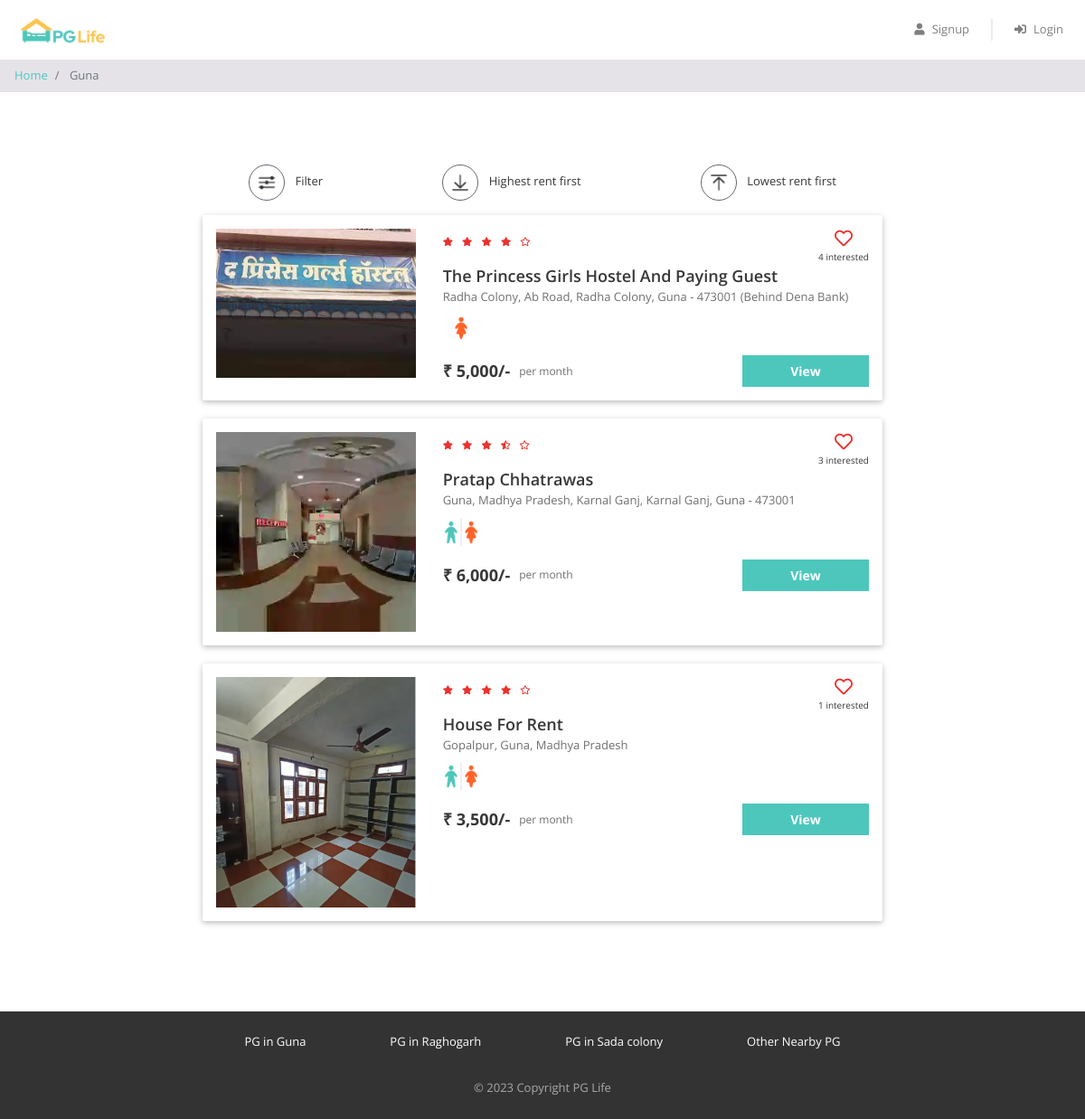
Screenshot of /property_list.php?city=Guna with the database file from the repository.
### tables this page shows
CREATE TABLE `properties` (
  `id` int(11) NOT NULL,
  `city_id` int(11) NOT NULL,
  `name` varchar(150) NOT NULL,
  `address` varchar(255) NOT NULL,
  `description` longtext NOT NULL,
  `gender` enum('male','female','unisex') NOT NULL,
  `rent` int(11) NOT NULL,
  `rating_clean` float(2,1) NOT NULL,
  `rating_food` float(2,1) NOT NULL,
  `rating_safety` float(2,1) NOT NULL
);

### property_list.php (the view, shortened to what this page needs)
<?php
require "includes/database_connect.php";
$city_name = $_GET["city"];
$sql_1 = "SELECT * FROM cities WHERE name = '$city_name'";
$result_1 = mysqli_query($conn, $sql_1);
$city = mysqli_fetch_assoc($result_1);
$city_id = $city['id'];
$sql_2 = "SELECT * FROM properties WHERE city_id = $city_id";
$result_2 = mysqli_query($conn, $sql_2);
$properties = mysqli_fetch_all($result_2, MYSQLI_ASSOC);
$sql_3 = "SELECT *
            FROM interested_users_properties iup
            INNER JOIN properties p ON iup.property_id = p.id
            WHERE p.city_id = $city_id";
$result_3 = mysqli_query($conn, $sql_3);
$interested_users_properties = mysqli_fetch_all($result_3, MYSQLI_ASSOC);
?>
<!DOCTYPE html>
<html lang="en">
<head>
    <?php
    include "includes/head_links.php";
    ?>
    <link href="css/property_list.css" rel="stylesheet" />
</head>
<body>
    <?php
    include "includes/header.php";
    ?>
    <nav aria-label="breadcrumb">
        <ol class="breadcrumb py-2">
            <li class="breadcrumb-item">
                <a href="index.php">Home</a>
            </li>
            <li class="breadcrumb-item active" aria-current="page">
                <?php echo $city_name; ?>
            </li>
        </ol>
    </nav>
    <div class="page-container">
        <div class="filter-bar row justify-content-around">
            <div class="col-auto" data-toggle="modal" data-target="#filter-modal">
                <img src="img/filter.png" alt="filter" />
                <span>Filter</span>
            </div>
            <div class="col-auto">
                <img src="img/desc.png" alt="sort-desc" />
                <span>Highest rent first</span>
            </div>
            <div class="col-auto">
                <img src="img/asc.png" alt="sort-asc" />
                <span>Lowest rent first</span>
            </div>
        </div>
        <?php
        foreach ($properties as $property) {
            $property_images = glob("img/properties/" . $property['id'] . "/*");
        ?>
            <div class="property-card property-id-<?= $property['id'] ?> row">
                <div class="image-container col-md-4">
                    <img src="<?= $property_images[0] ?>" />
                </div>
                <div class="content-container col-md-8">
                    <div class="row no-gutters justify-content-between">
                        <?php
                        $total_rating = ($property['rating_clean'] + $property['rating_food'] + $property['rating_safety']) / 3;
                        $total_rating = round($total_rating, 1);
                        ?>
                        <div class="star-container" title="<?= $total_rating ?>">
                            <?php
                            $rating = $total_rating;
                            for ($i = 0; $i < 5; $i++) {
                                if ($rating >= $i + 0.8) {
                            ?>
                                    <i class="fas fa-star"></i>
                                <?php
                                } elseif ($rating >= $i + 0.3) {
                                ?>
                                    <i class="fas fa-star-half-alt"></i>
                                <?php
                                } else {
                                ?>
                                    <i class="far fa-star"></i>
                            <?php
                                }
                            }
                            ?>
                        </div>
                        <div class="interested-container">
                            <?php
                            $interested_users_count = 0;
                            $is_interested = false;
                            foreach ($interested_users_properties as $interested_user_property) {
                                if ($interested_user_property['property_id'] == $property['id']) {
                                    $interested_users_count++;
                                }
                            }
                            if ($is_interested) {
                            ?>
                                <i class="is-interested-image fas fa-heart" property_id="<?= $property['id'] ?>"></i>
                            <?php
                            } else {
                            ?>
                                <i class="is-interested-image far fa-heart" property_id="<?= $property['id'] ?>"></i>
                            <?php
                            }
                            ?>
                            <div class="interested-text">
                                <span class="interested-user-count"><?= $interested_users_count ?></span> interested
                            </div>
                        </div>
                    </div>
                    <div class="detail-container">
                        <div class="property-name"><?= $property['name'] ?></div>
                        <div class="property-address"><?= $property['address'] ?></div>
                        <div class="property-gender">
                            <?php
                            if ($property['gender'] == "male") {
                            ?>
                                <img src="img/male.png" />
                            <?php
                            } elseif ($property['gender'] == "female") {
                            ?>
                                <img src="img/female.png" />
                            <?php
                            } else {
                            ?>
                                <img src="img/unisex.png" />
                            <?php
                            }
                            ?>
                        </div>
                    </div>
                    <div class="row no-gutters">
                        <div class="rent-container col-6">
                            <div class="rent">₹ <?= number_format($property['rent']) ?>/-</div>
                            <div class="rent-unit">per month</div>
                        </div>
                        <div class="button-container col-6">
                            <a href="property_detail.php?property_id=<?= $property['id'] ?>" class="btn btn-primary">View</a>
                        </div>
                    </div>
                </div>
            </div>
        <?php
        }
        ?>
    </div>
    <?php
    include "includes/footer.php";
    ?>
</body>
</html>

### css/common.css (style rules this page uses)
* { box-sizing: border-box; font-family: 'Open Sans', sans-serif; }
body { color: #373737; font-size: 16px; position: relative; }
.btn-primary, .btn-warning, .btn-danger { color: white; font-weight: bold; }
.breadcrumb { background-color: #e5e3e8; font-size: 13px; border-radius: 0px; margin-bottom: 0px; }
.page-container { max-width: 800px; padding: 80px 24px; margin: auto; }

### css/property_list.css (style rules this page uses)
.filter-bar > div { cursor: pointer; font-size: 13px; text-align: center; margin-bottom: 16px; }
.filter-bar img { width: 40px; height: 40px; border-radius: 40px; border: 1px solid #646870; padding: 6px; margin-right: 8px; }
.property-card { background-color: #ffffff; border-radius: 2px; padding: 15px 0px; margin: 0px auto 20px; box-shadow: 0 2px 5px 0 rgba(0, 0, 0, 0.16), 0 2px 10px 0 rgba(0, 0, 0, 0.12); }
.image-container { text-align: center; }
.image-container img { width: 100%; max-width: 300px; }
.star-container i { color: #EA322E; font-size: 10px; margin-right: 6px; }
.interested-container { text-align: center; }
.interested-container i { color: #EA322E; font-size: 20px; cursor: pointer; }
.interested-text { font-size: 10px; }
.detail-container { padding-bottom: 10px; }
.property-name { font-size: 18px; font-weight: 600; }
.property-address { color: #6f6f6f; font-size: 13px; padding-bottom: 5px; }
.property-gender img { width: 40px; }
.rent-container { display: flex; align-items: center; }
.rent { font-size: 18px; font-weight: bold; padding-right: 10px; }
.rent-unit { color: #6f6f6f; font-size: 12px; }
.button-container .btn { font-size: 14px; border-radius: 0px; width: 140px; float: right; }

### rows the page displays
properties: shows a picture, interested_users_count "4", name "The Princess Girls Hostel And Paying Guest", address "Radha Colony, Ab Road, Radha Colony, Guna - 473001 (Behind Dena Bank)", rent "5,000"
properties: shows a picture, interested_users_count "3", name "Pratap Chhatrawas", address "Guna, Madhya Pradesh, Karnal Ganj, Karnal Ganj, Guna - 473001", rent "6,000"
properties: shows a picture, interested_users_count "1", name "House For Rent", address "Gopalpur, Guna, Madhya Pradesh", rent "3,500"

### other values shown
$city_name "Guna"
